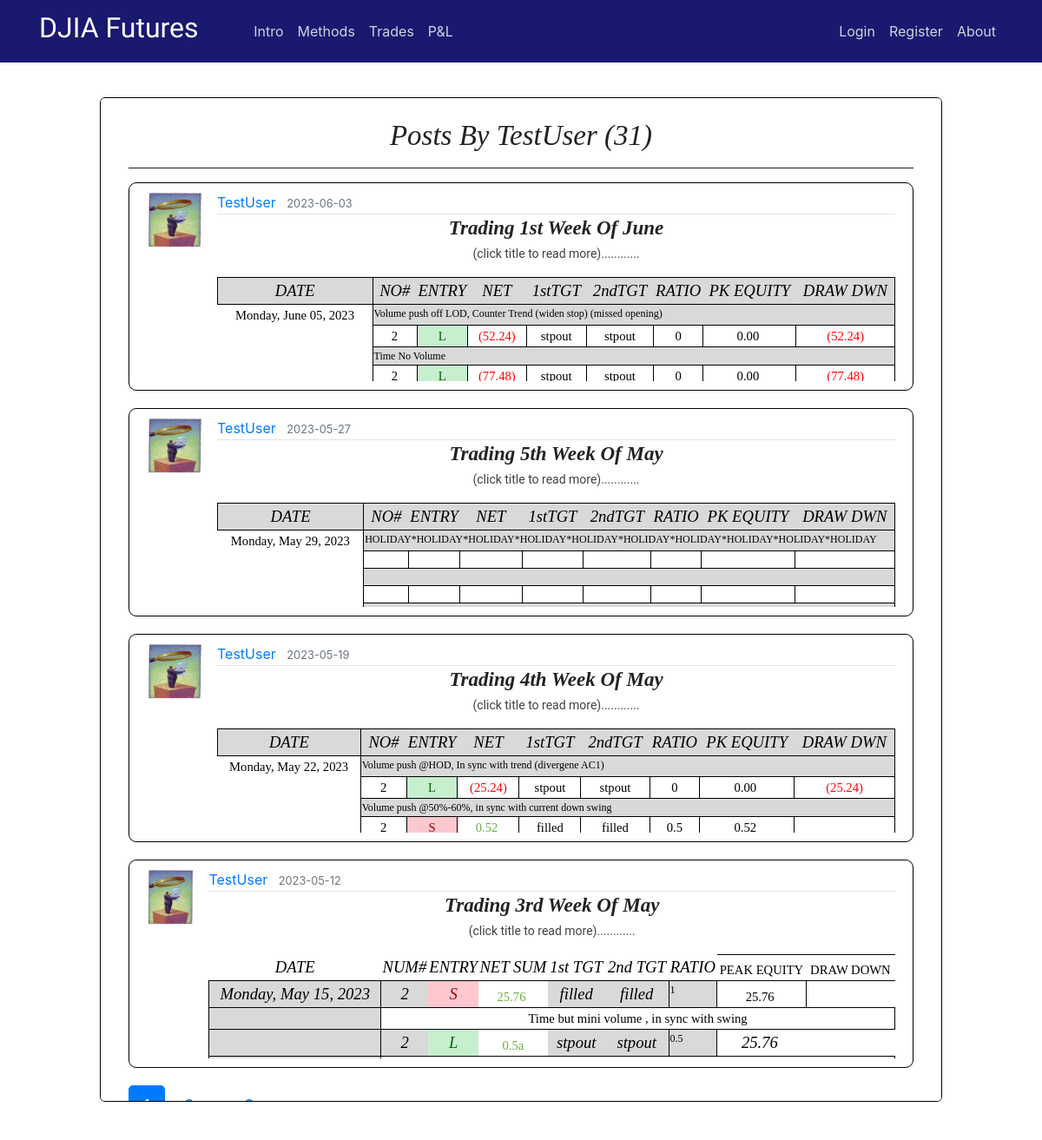
Page /user/TestUser on the committed database.
### flaskblog/models.py (models this page shows, shortened)
class User(db.Model, UserMixin):
    id = db.Column(db.Integer, primary_key=True)
    username = db.Column(db.String(20), unique=True, nullable=False)
    email = db.Column(db.String(120), unique=True, nullable=False)
    image_file = db.Column(db.String(20), nullable=False, default='default.jpg')
    password = db.Column(db.String(60), nullable=False)
    posts = db.relationship('Post', backref='author', lazy=True)

class Post(db.Model):
    id = db.Column(db.Integer, primary_key=True)
    title = db.Column(db.String(100), nullable=False)
    date_posted = db.Column(db.DateTime, nullable=False, default=datetime.utcnow)
    content = db.Column(db.Text, nullable=False)
    user_id = db.Column(db.Integer, db.ForeignKey('user.id'), nullable=False)
    teaser_title = db.Column(db.Text, nullable=True)
    teaser_details = db.Column(db.Text, nullable=True)
    teaser_caption = db.Column(db.Text, nullable=True)
    teaser_img = db.Column(db.Text, nullable=True)
    teaser_content = db.Column(db.Text, nullable=True)
    teaser_wkid = db.Column(db.Text, nullable=True)

### flaskblog/users/routes.py (the view)
@users.route("/user/<string:username>")
def user_posts(username):
    page = request.args.get('page', 1, type=int)
    user = User.query.filter_by(username=username).first_or_404()
    posts = Post.query.filter_by(author=user)\
        .order_by(Post.date_posted.desc())\
        .paginate(page=page, per_page=4)
    return render_template('user_posts.html', posts=posts, user=user)

### flaskblog/templates/user_posts.html
{% extends "layout.html" %}
{% block content %}
<div class="intro-page" style="height: 77vh;overflow: auto;">
  <div class="intro-inner-div" style="height:auto;background-color:white;border-radius:5px;">
    <center><br><h1 class="hero-header">Posts by {{ user.username }} ({{ posts.total }})</h1><hr></center>
    {% for post in posts.items %}
        <article class="media content-section" style="max-height:280px;">
          <img class="article-img" src="{{ url_for('static', filename='profile_pics/' + post.author.image_file) }}">
          <div class="media-body">
            <div class="article-metadata">
              <a class="mr-2" href="{{ url_for('users.user_posts', username=post.author.username) }}">{{ post.author.username }}</a>
              <small class="text-muted">{{ post.date_posted.strftime('%Y-%m-%d') }}</small>
            </div>
            <center><a href="{{ url_for('posts.post', post_id=post.id) }}"><h3 class="hero-header"><b>{{ post.title }}</b></h3></a>
            <p class="teaser-content" >(click title to read more)............</p></center>
            <p class="teaser-content" ><div style="overflow:hidden;max-height:120px;">
              {{ post.content|safe }}
            </p>
        </article>
    {% endfor %}
    {% for page_num in posts.iter_pages(left_edge=1, right_edge=1, left_current=1, right_current=2) %}
      {% if page_num %}
        {% if posts.page == page_num %}
          <a class="btn btn-primary btn-lg mb-8" href="{{ url_for('users.user_posts', username=user.username, page=page_num) }}">{{ page_num }}</a>
        {% else %}
          <a class="btn btn-primary-info btn-lg mb-8" href="{{ url_for('users.user_posts', username=user.username, page=page_num) }}">{{ page_num }}</a>
        {% endif %}
      {% else %}
        ...
      {% endif %}
    {% endfor %}
  </div>
</div>
{% endblock content %}

### flaskblog/static/main.css (style rules this page uses)
body { margin-top: 5rem; }
.intro-page { border-radius: 6px; border: 1px solid black; background-color: white; padding-right: 12px; padding-left: 12px; }
.intro-inner-div { height: 75vh; overflow: auto; padding-right: 20px; padding-left: 20px; }
hr { margin-top: 1rem; margin-bottom: 1rem; border: 0; border-top: 1px solid rgba(0, 0, 0, 0.89); }
p.teaser-content { color: #414141; font-size: 14px; font-family: 'Roboto', Arial, 'Helvetica Neue', Helvetica, sans-serif; line-height: 1.5; }
.content-section { background: #ffffff; padding: 10px 20px; border: 1px solid #000000; border-radius: 9px; margin-bottom: 20px; }
.article-img { height: 65px; width: 65px; margin-right: 16px; }
.article-metadata { padding-bottom: 1px; margin-bottom: 4px; border-bottom: 1px solid #e3e3e3 }

### flaskblog/static/study.css (style rules this page uses)
h1.hero-header { color: #222; text-transform: capitalize; font-weight: 400; font-style: italic; font-size: 28px; font-family: Baskerville, 'Baskerville Old Face', 'Hoefler Text', Garamond, 'Times New Roman', serif; }
h3.hero-header { color: #222; text-transform: capitalize; font-weight: 400; font-style: italic; font-size: 28px; font-family: Baskerville, 'Baskerville Old Face', 'Hoefler Text', Garamond, 'Times New Roman', serif; }
h3 { font-weight: 700; line-height: 1; }
@media screen and (min-width: 25rem) { h1.hero-header { font-size: 33px; } }
@media screen and (min-width: 25rem) { h3.hero-header { font-size: 23px; } }

### flaskblog/static/modal.css (style rules this page uses)
img { margin-bottom: -4px; }

### rows in the picture
User: username "TestUser"
Post: image_file (picture), author.username "TestUser", date_posted "2023-06-03", title "Trading 1st Week Of June", content "DATE NO# ENTRY NET 1stTGT 2ndTGT RATIO PK EQUITY DRAW DWN Monday, June 05, 2023 Volume push off LOD, Counter Trend (widen stop) (missed opening) 2 L (52.24) stpout stpout 0 0.00 (52.24) Time No Volume 2 L (77.48) stpout stpout 0 0.00 (77.48)"
Post: image_file (picture), author.username "TestUser", date_posted "2023-05-27", title "Trading 5th Week Of May", content "DATE NO# ENTRY NET 1stTGT 2ndTGT RATIO PK EQUITY DRAW DWN Monday, May 29, 2023 HOLIDAY*HOLIDAY*HOLIDAY*HOLIDAY*HOLIDAY*HOLIDAY*HOLIDAY*HOLIDAY*HOLIDAY*HOLIDAY"
Post: image_file (picture), author.username "TestUser", date_posted "2023-05-19", title "Trading 4th Week Of May", content "DATE NO# ENTRY NET 1stTGT 2ndTGT RATIO PK EQUITY DRAW DWN Monday, May 22, 2023 Volume push @HOD, In sync with trend (divergene AC1) 2 L (25.24) stpout stpout 0 0.00 (25.24) Volume push @50%-60%, in sync with current down swing 2 S 0.52 filled filled 0.5 0.52"
Post: image_file (picture), author.username "TestUser", date_posted "2023-05-12", title "Trading 3rd Week Of May", content "DATE NUM# ENTRY NET SUM 1st TGT 2nd TGT RATIO PEAK EQUITY DRAW DOWN Monday, May 15, 2023 2 S 25.76 filled filled 1 25.76 Time but mini volume , in sync with swing 2 L 0.5a stpout stpout 0.5 25.76"

### other values in the picture
{{ posts.total }} "31"
